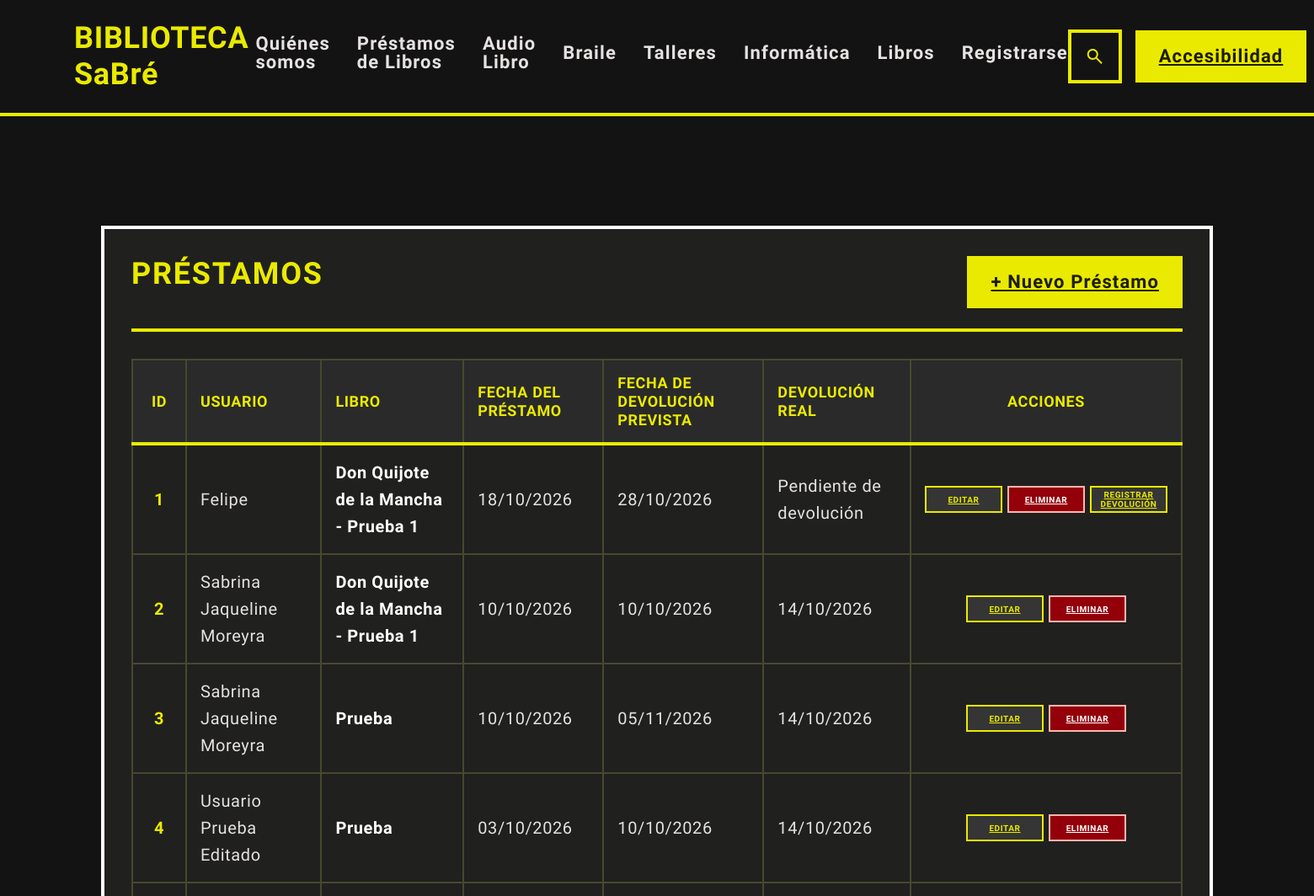
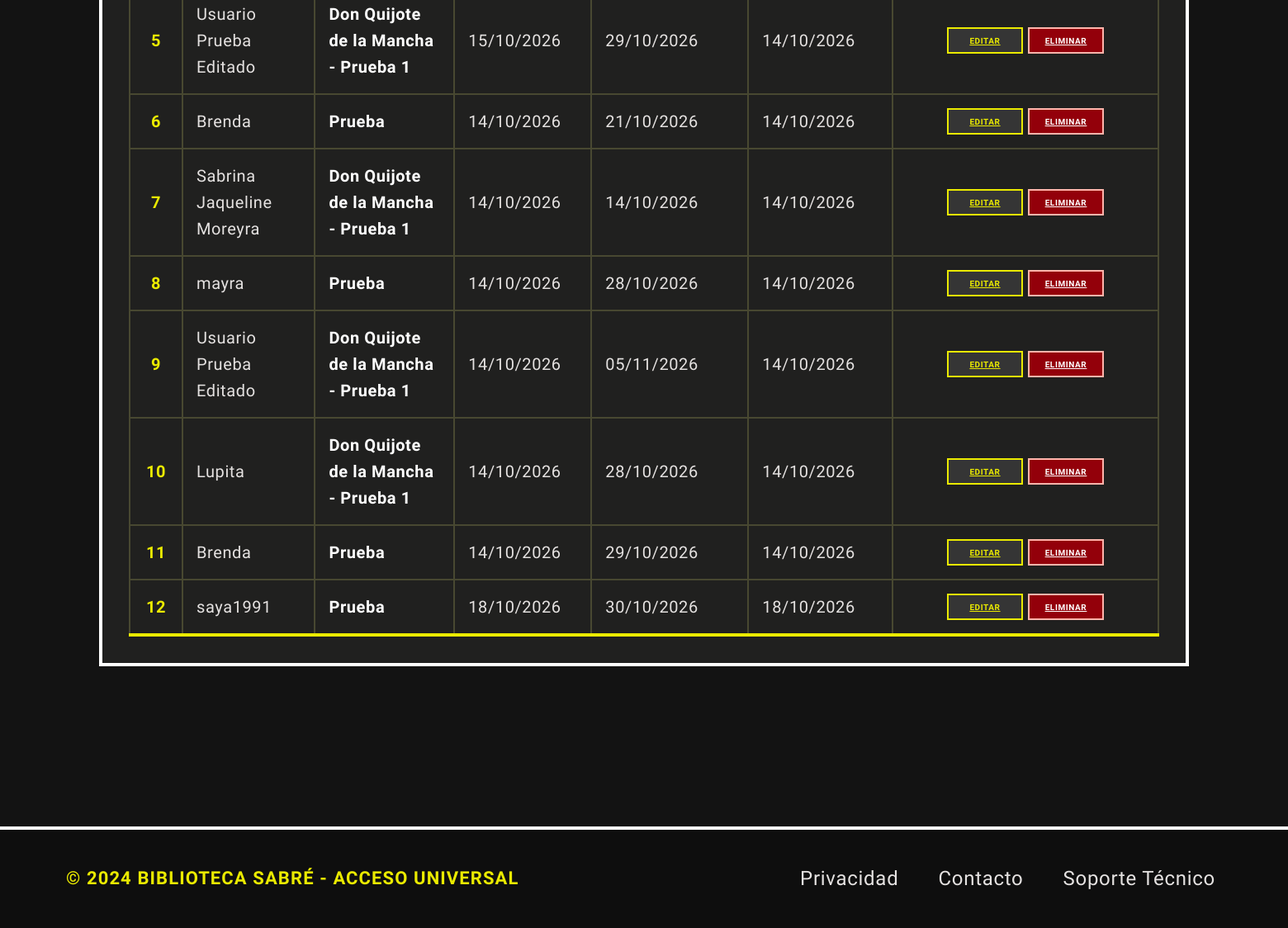
Page /prestamos/ (signed in) on the committed database (2 pictures, top to bottom).
### Administrador/models.py (models this page shows, shortened)
class Prestamos(models.Model):
    usuario = models.ForeignKey(Usuarios, on_delete=models.PROTECT)
    libro = models.ForeignKey(Libros, on_delete=models.PROTECT)
    fecha_prestamo = models.DateField()
    fecha_devolucion = models.DateField(blank=True, null=True)
    fecha_devolucion_prevista = models.DateField(
        blank=True,
        null=True
    )
    fecha_devolucion_real = models.DateField(
        blank=True,
        null=True
    )

class Usuarios(models.Model):
    nombre_usuario = models.CharField(max_length=30)
    email_usuario = models.EmailField()

class Libros(models.Model):
    titulo_libro = models.CharField(max_length=100)
    autor = models.CharField(max_length=100)
    anio = models.IntegerField()
    genero_categoria = models.CharField(max_length=50)
    editorial = models.CharField(max_length=100)
    isbn = models.CharField(max_length=20, blank=True)
    disponibilidad = models.BooleanField(default=True)

### Administrador/views.py (the view)
# urls.py: path('prestamos/', views.mostrar_prestamos, name='prestamos'),
@staff_member_required
def mostrar_prestamos(request):
    prestamos = Prestamos.objects.all()
    error_fechas = False
    for prestamo in prestamos:
        prestamo.error_fechas = (
            prestamo.fecha_devolucion_prevista is not None
            and prestamo.fecha_devolucion_prevista < prestamo.fecha_prestamo
        )
        if prestamo.error_fechas:
            error_fechas = True
        prestamo.devolucion_registrada = (
            prestamo.fecha_devolucion_real is not None
        )
    context = {
        'prestamos': prestamos,
        'error_fechas': error_fechas,
    }
    return render(
        request,
        'Administrador/prestamos.html',
        context=context
    )

### templates/Administrador/prestamos.html (shortened to what this page needs)
{% extends "Administrador/index.html" %}
{% load static %}
{% block codigoDinamico %}
<main class="main-content">
    <section class="products-section">
        <div class="products-header">
            <h1 class="section-title uppercase tracking-wider">
                Préstamos
            </h1>
            <div class="products-actions">
                <a href="{% url 'crear_prestamos' %}" class="btn-nuevo-libro">
                    + Nuevo Préstamo
                </a>
            </div>
        </div>
        <div class="table-container">
            <table class="products-table">
                <thead>
                    <tr>
                        <th class="th-id">ID</th>
                        <th>Usuario</th>
                        <th>Libro</th>
                        <th>Fecha del Préstamo</th>
                        <th>Fecha de Devolución Prevista</th>
                        <th>Devolución Real</th>
                        <th class="th-acciones">Acciones</th>
                    </tr>
                </thead>
                <tbody>
                    {% for p in prestamos %}
                    <tr class="{% if p.error_fechas %}fila-error-fechas{% endif %}">
                        <td class="td-id">
                            {{ forloop.counter }}
                        </td>
                        <td>
                            {{ p.usuario.nombre_usuario }}
                        </td>
                        <td class="td-nombre">
                            {{ p.libro.titulo_libro }}
                        </td>
                        <td>
                            {{ p.fecha_prestamo|date:"d/m/Y" }}
                        </td>
                        <td>
                            {% if p.fecha_devolucion_prevista %}
                                {{ p.fecha_devolucion_prevista|date:"d/m/Y" }}
                            {% else %}
                                Sin fecha prevista
                            {% endif %}
                        </td>
                        <td>
                            {% if p.devolucion_registrada %}
                                {{ p.fecha_devolucion_real|date:"d/m/Y" }}
                            {% else %}
                                Pendiente de devolución
                            {% endif %}
                        </td>
                        <td class="td-acciones">
                            <div class="action-buttons-group">
                                <a href="{% url 'editar_prestamo' p.id %}" class="btn-editar">
                                    Editar
                                </a>
                                <a href="{% url 'eliminar_prestamo' p.id %}" class="btn-eliminar">
                                    Eliminar
                                </a>
                                {% if not p.devolucion_registrada %}
                                    <a href="{% url 'registrar_devolucion' p.id %}" class="btn-editar btn-registrar-devolucion">
                                        Registrar devolución
                                    </a>
                                {% endif %}
                            </div>
                        </td>
                    </tr>
                    {% empty %}
                    <tr>
                        <td colspan="7">
                            No hay préstamos registrados.
                        </td>
                    </tr>
                    {% endfor %}
                </tbody>
            </table>
        </div>
    </section>
</main>
{% endblock codigoDinamico %}

### rows in the picture
Prestamos: usuario.nombre_usuario "Felipe", libro.titulo_libro "Don Quijote de la Mancha - Prueba 1", fecha_prestamo "18/10/2026", fecha_devolucion_prevista "28/10/2026", shows "Pendiente de devolución", shows "REGISTRAR DEVOLUCIÓN"
Prestamos: usuario.nombre_usuario "Sabrina Jaqueline Moreyra", libro.titulo_libro "Don Quijote de la Mancha - Prueba 1", fecha_prestamo "10/10/2026", fecha_devolucion_prevista "10/10/2026", fecha_devolucion_real "14/10/2026"
Prestamos: usuario.nombre_usuario "Sabrina Jaqueline Moreyra", libro.titulo_libro "Prueba", fecha_prestamo "10/10/2026", fecha_devolucion_prevista "05/11/2026", fecha_devolucion_real "14/10/2026"
Prestamos: usuario.nombre_usuario "Usuario Prueba Editado", libro.titulo_libro "Prueba", fecha_prestamo "03/10/2026", fecha_devolucion_prevista "10/10/2026", fecha_devolucion_real "14/10/2026"
Prestamos: usuario.nombre_usuario "Usuario Prueba Editado", libro.titulo_libro "Don Quijote de la Mancha - Prueba 1", fecha_prestamo "15/10/2026", fecha_devolucion_prevista "29/10/2026", fecha_devolucion_real "14/10/2026"
Prestamos: usuario.nombre_usuario "Brenda", libro.titulo_libro "Prueba", fecha_prestamo "14/10/2026", fecha_devolucion_prevista "21/10/2026", fecha_devolucion_real "14/10/2026"
Prestamos: usuario.nombre_usuario "Sabrina Jaqueline Moreyra", libro.titulo_libro "Don Quijote de la Mancha - Prueba 1", fecha_prestamo "14/10/2026", fecha_devolucion_prevista "14/10/2026", fecha_devolucion_real "14/10/2026"
Prestamos: usuario.nombre_usuario "mayra", libro.titulo_libro "Prueba", fecha_prestamo "14/10/2026", fecha_devolucion_prevista "28/10/2026", fecha_devolucion_real "14/10/2026"
Prestamos: usuario.nombre_usuario "Usuario Prueba Editado", libro.titulo_libro "Don Quijote de la Mancha - Prueba 1", fecha_prestamo "14/10/2026", fecha_devolucion_prevista "05/11/2026", fecha_devolucion_real "14/10/2026"
Prestamos: usuario.nombre_usuario "Lupita", libro.titulo_libro "Don Quijote de la Mancha - Prueba 1", fecha_prestamo "14/10/2026", fecha_devolucion_prevista "28/10/2026", fecha_devolucion_real "14/10/2026"
Prestamos: usuario.nombre_usuario "Brenda", libro.titulo_libro "Prueba", fecha_prestamo "14/10/2026", fecha_devolucion_prevista "29/10/2026", fecha_devolucion_real "14/10/2026"
Prestamos: usuario.nombre_usuario "saya1991", libro.titulo_libro "Prueba", fecha_prestamo "18/10/2026", fecha_devolucion_prevista "30/10/2026", fecha_devolucion_real "18/10/2026"
